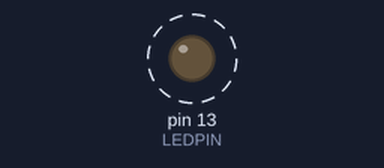
Bench run of a sketch on a simulated Arduino Uno, built with avr-gcc and run on an emulated ATmega328P. On the bench: output pins drawn as LEDs (lit = HIGH). Dashed ring = blinking.

Above: at 0.05 s.
Timing chart, 0 to 3.0 s (numbered marks = the images above):
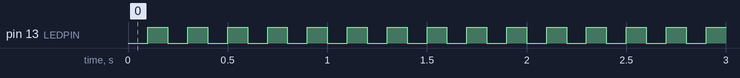

The sketch:

BlinkISR.ino
```cpp
#include <TimerOne.h>

#define LEDPIN 13
void setup() {
pinMode(LEDPIN,OUTPUT);
Timer1.initialize(100000);
Timer1.attachInterrupt(timerIsr);
}

void loop() {
  // No ponemos nada
}

void timerIsr()
{
  if(digitalRead(LEDPIN)==HIGH) // if(digitalRead(LEDPIN))
    digitalWrite(LEDPIN,LOW);
  else
    digitalWrite(LEDPIN,HIGH);
  // digitaWrite(LEDPIN,!digitalRead(LEDPIN));
  // digitalWrite( 13, digitalRead( 13 ) ^ 1 );
}
```

Measured:
- by itself, pin 13 (LEDPIN): alternates HIGH for 0.10 s and LOW for 0.10 s
